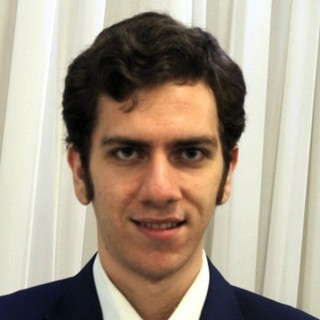
#> input picture src/mod3/final/img_train/10.jpg, 320 x 320 px; its folder holds 4 pictures in this run
$ jupyter execute --allow-errors exam.ipynb
#> lines starting #> are read from the running program, lines starting #| are printed output that depends on the picture
[cell 1]
import os
import cv2
import numpy as np
import matplotlib.pyplot as plt

[cell 2]
abs_path = os.getcwd()
train_folder = 'img_train'
test_folder = 'img_test'

train_files = [ os.path.join(abs_path, train_folder, x) for x in os.listdir(os.path.join(abs_path, train_folder))]
#> (the rest of this cell did not finish here and is left out)

[cell 3]
img_path =  train_files[1]

img = cv2.imread(img_path)
#> img is the input picture: shape (320, 320, 3); mean B, G, R 138.2, 154.8, 168.1
# print(img.shape)
#(1300, 1950, 3)

#Matplotlib EXPECTS RGB (Red Greed Blue)
#but...
#OPENCV reads as Blue Green Red

#we need to transform this in order that Matplotlib reads it correctly
fix_img = cv2.cvtColor(img, cv2.COLOR_BGR2RGB)
plt.imshow(fix_img)

#Let's extract the three channels
R, G, B = fix_img[:,:,0], fix_img[:,:,1],fix_img[:,:,2]
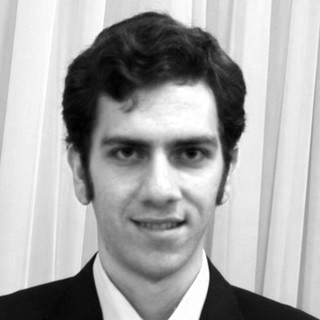
#> R: shape (320, 320); min 0, max 255, mean 168.1
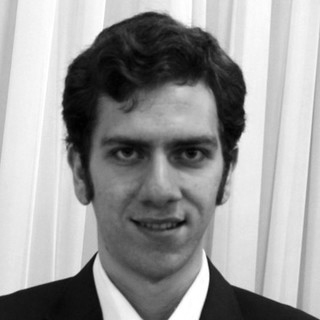
#> G: shape (320, 320); min 1, max 255, mean 154.8
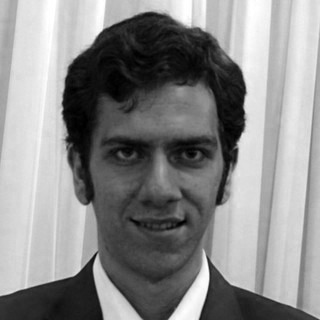
#> B: shape (320, 320); min 0, max 255, mean 138.2
